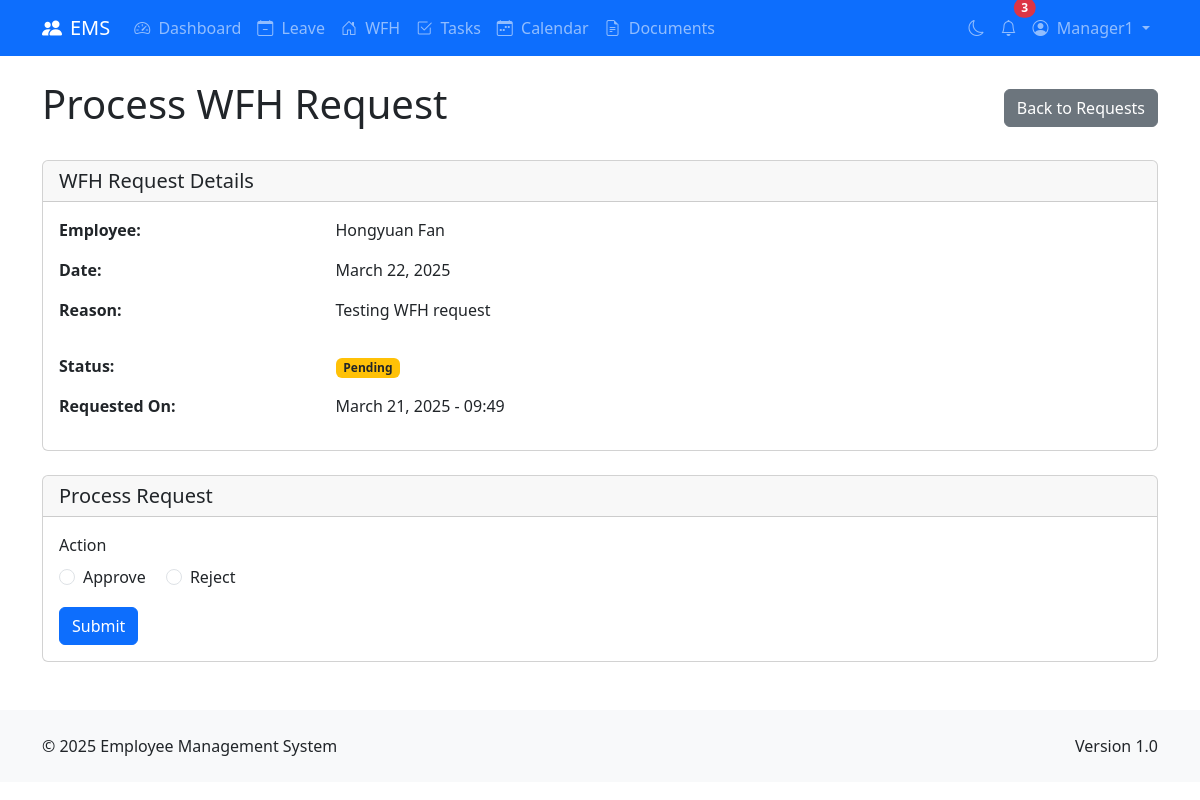
The app's page /wfh/process/1/ (signed in) with its own data.
### accounts/models.py (models this page shows, shortened)
class CustomUser(AbstractUser):
    EMPLOYEE = 'employee'
    MANAGER = 'manager'
    HR = 'hr'
    ADMIN = 'admin'
    USER_TYPES = [
        (EMPLOYEE, 'Employee'),
        (MANAGER, 'Manager'),
        (HR, 'HR'),
        (ADMIN, 'Admin'),
    ]
    IT = 'it'
    HR_DEPT = 'hr'
    FINANCE = 'finance'
    MARKETING = 'marketing'
    SALES = 'sales'
    OPERATIONS = 'operations'
    CUSTOMER_SERVICE = 'customer_service'
    RESEARCH = 'research'
    DEPARTMENTS = [
        (IT, 'Information Technology'),
        (HR_DEPT, 'Human Resources'),
        (FINANCE, 'Finance'),
        (MARKETING, 'Marketing'),
        (SALES, 'Sales'),
        (OPERATIONS, 'Operations'),
        (CUSTOMER_SERVICE, 'Customer Service'),
        (RESEARCH, 'Research & Development'),
    ]
    user_type = models.CharField(max_length=20, choices=USER_TYPES, default=EMPLOYEE)
    department = models.CharField(max_length=20, choices=DEPARTMENTS, null=True, blank=True)
    phone_number = models.CharField(max_length=20, blank=True)
    address = models.TextField(blank=True)
    emergency_contact = models.CharField(max_length=100, blank=True)
    date_of_birth = models.DateField(null=True, blank=True)
    hire_date = models.DateField(null=True, blank=True)
    profile_picture = models.ImageField(upload_to=profile_picture_upload_path, null=True, blank=True)
    manager = models.ForeignKey(
        'self',
        on_delete=models.SET_NULL,
        null=True,
        blank=True,
        related_name='managed_employees'
    )
    def is_manager_or_above(self):
        return self.user_type in [self.MANAGER, self.HR, self.ADMIN]

### wfh_system/models.py (models this page shows, shortened)
class WFHRequest(models.Model):
    PENDING = 'pending'
    APPROVED = 'approved'
    REJECTED = 'rejected'
    CANCELLED = 'cancelled'
    STATUS_CHOICES = [
        (PENDING, 'Pending'),
        (APPROVED, 'Approved'),
        (REJECTED, 'Rejected'),
        (CANCELLED, 'Cancelled'),
    ]
    user = models.ForeignKey(
        settings.AUTH_USER_MODEL,
        on_delete=models.CASCADE,
        related_name='wfh_requests'
    )
    date = models.DateField()
    reason = models.TextField()
    status = models.CharField(max_length=20, choices=STATUS_CHOICES, default=PENDING)
    processed_by = models.ForeignKey(
        settings.AUTH_USER_MODEL,
        on_delete=models.SET_NULL,
        null=True,
        blank=True,
        related_name='wfh_requests_processed'
    )
    processed_at = models.DateTimeField(null=True, blank=True)
    rejection_reason = models.TextField(blank=True)
    created_at = models.DateTimeField(auto_now_add=True)
    class Meta:
        ordering = ['-created_at']
        unique_together = ['user', 'date']

### wfh_system/views.py (the view)
# urls.py: path('process/<int:pk>/', views.wfh_request_process, name='wfh_request_process'),
@login_required
def wfh_request_process(request, pk):
    if not request.user.is_manager_or_above():
        messages.error(request, 'You do not have permission to access this page.')
        return redirect('dashboard')
    wfh_request = get_object_or_404(WFHRequest, pk=pk)
    if wfh_request.user.manager != request.user and not request.user.is_hr_or_admin():
        messages.error(request, 'You can only process WFH requests for your team members.')
        return redirect('wfh_request_process_list')
    if request.method == 'POST':
        form = WFHRequestProcessForm(request.POST)
        if form.is_valid():
            action = form.cleaned_data['action']
            if action == 'approved':
                wfh_request.approve(request.user)
                messages.success(request, 'WFH request approved successfully!')
            else:
                rejection_reason = form.cleaned_data['rejection_reason']
                wfh_request.reject(request.user, rejection_reason)
                messages.success(request, 'WFH request rejected successfully!')
            return redirect('wfh_request_process_list')
    else:
        form = WFHRequestProcessForm()
    return render(request, 'wfh_system/wfh_request_process.html', {
        'form': form,
        'wfh_request': wfh_request
    })

### wfh_system/forms.py (shortened to what this page needs)
class WFHRequestProcessForm(forms.Form):
    APPROVE = 'approved'
    REJECT = 'rejected'
    ACTIONS = [
        (APPROVE, 'Approve'),
        (REJECT, 'Reject'),
    ]
    action = forms.ChoiceField(choices=ACTIONS, widget=forms.RadioSelect(attrs={'class': 'form-check-input'}))
    rejection_reason = forms.CharField(
        widget=forms.Textarea(attrs={'rows': 3, 'class': 'form-control'}),
        required=False
    )

### wfh_system/templates/wfh_system/wfh_request_process.html (shortened to what this page needs)
{% extends 'base.html' %}
{% block content %}
<div class="container mt-4">
    <div class="d-flex justify-content-between align-items-center mb-4">
        <h1>Process WFH Request</h1>
        <div>
            <a href="{% url 'wfh_request_process_list' %}" class="btn btn-secondary">Back to Requests</a>
        </div>
    </div>
    <div class="card mb-4">
        <div class="card-header">
            <h5 class="mb-0">WFH Request Details</h5>
        </div>
        <div class="card-body">
            <div class="row mb-3">
                <div class="col-md-3 fw-bold">Employee:</div>
                <div class="col-md-9">{{ wfh_request.user.get_full_name }}</div>
            </div>
            <div class="row mb-3">
                <div class="col-md-3 fw-bold">Date:</div>
                <div class="col-md-9">{{ wfh_request.date|date:"F d, Y" }}</div>
            </div>
            <div class="row mb-3">
                <div class="col-md-3 fw-bold">Reason:</div>
                <div class="col-md-9">{{ wfh_request.reason|linebreaks }}</div>
            </div>
            <div class="row mb-3">
                <div class="col-md-3 fw-bold">Status:</div>
                <div class="col-md-9">
                    {% if wfh_request.status == 'pending' %}
                        <span class="badge bg-warning text-dark">Pending</span>
                    {% elif wfh_request.status == 'approved' %}
                        <span class="badge bg-success">Approved</span>
                    {% else %}
                        <span class="badge bg-danger">Rejected</span>
                    {% endif %}
                </div>
            </div>
            <div class="row mb-3">
                <div class="col-md-3 fw-bold">Requested On:</div>
                <div class="col-md-9">{{ wfh_request.created_at|date:"F d, Y - H:i" }}</div>
            </div>
        </div>
    </div>
    <div class="card">
        <div class="card-header">
            <h5 class="mb-0">Process Request</h5>
        </div>
        <div class="card-body">
            <form method="post">
                <div class="mb-3">
                    <label class="form-label">Action</label>
                    <div>
                        <div class="form-check form-check-inline">
                            <input class="form-check-input" type="radio" name="{{ form.action.name }}" id="action_approve" value="approved" required>
                            <label class="form-check-label" for="action_approve">Approve</label>
                        </div>
                        <div class="form-check form-check-inline">
                            <input class="form-check-input" type="radio" name="{{ form.action.name }}" id="action_reject" value="rejected" required>
                            <label class="form-check-label" for="action_reject">Reject</label>
                        </div>
                    </div>
                </div>
                <button type="submit" class="btn btn-primary">Submit</button>
            </form>
        </div>
    </div>
</div>
{% endblock %}

### templates/base.html (shortened to what this page needs)
<!DOCTYPE html>
<html lang="en">
<head>
    <link href="https://cdn.jsdelivr.net/npm/bootstrap@5.3.0/dist/css/bootstrap.min.css" rel="stylesheet">
    <link rel="stylesheet" href="https://cdn.jsdelivr.net/npm/bootstrap-icons@1.10.0/font/bootstrap-icons.css">
</head>
<body>
    {% if user.is_authenticated %}
    <nav class="navbar navbar-expand-lg navbar-dark bg-primary">
        <div class="container">
            <a class="navbar-brand" href="{% url 'dashboard' %}">
                <i class="bi bi-people-fill me-2"></i>EMS
            </a>
            <div class="collapse navbar-collapse" id="navbarNav">
                <ul class="navbar-nav me-auto">
                    <li class="nav-item">
                        <a class="nav-link" href="{% url 'dashboard' %}">
                            <i class="bi bi-speedometer2 me-1"></i> Dashboard
                        </a>
                    </li>
                    <li class="nav-item">
                        <a class="nav-link" href="{% url 'leave_request_list' %}">
                            <i class="bi bi-calendar-minus me-1"></i> Leave
                        </a>
                    </li>
                    <li class="nav-item">
                        <a class="nav-link" href="{% url 'wfh_request_list' %}">
                            <i class="bi bi-house-door me-1"></i> WFH
                        </a>
                    </li>
                    <li class="nav-item">
                        <a class="nav-link" href="{% url 'task_list' %}">
                            <i class="bi bi-check2-square me-1"></i> Tasks
                        </a>
                    </li>
                    <li class="nav-item">
                        <a class="nav-link" href="{% url 'calendar_view' %}">
                            <i class="bi bi-calendar-week me-1"></i> Calendar
                        </a>
                    </li>
                    <li class="nav-item">
                        <a class="nav-link" href="{% url 'document_list' %}">
                            <i class="bi bi-file-earmark-text me-1"></i> Documents
                        </a>
                    </li>
                </ul>
                <ul class="navbar-nav">
                    <li class="nav-item">
                        <a class="nav-link" href="#" id="dark-mode-toggle">
                            <i class="bi bi-moon" id="dark-mode-icon"></i>
                        </a>
                    </li>
                    <li class="nav-item">
                        <a class="nav-link position-relative" href="#">
                            <i class="bi bi-bell"></i>
                            <span class="position-absolute top-0 start-100 translate-middle badge rounded-pill bg-danger notification-badge" id="notification-badge">
                                3
                            </span>
                        </a>
                    </li>
                    <li class="nav-item dropdown">
                        <a class="nav-link dropdown-toggle" href="#" id="navbarDropdown" role="button" data-bs-toggle="dropdown" aria-expanded="false">
                            {% if user.profile_picture %}
                                <img src="{{ user.profile_picture.url }}" alt="Profile" class="rounded-circle me-1" style="width: 24px; height: 24px; object-fit: cover;">
                            {% else %}
                                <i class="bi bi-person-circle me-1"></i>
                            {% endif %}
                            {{ user.get_full_name|default:user.username }}
                        </a>
                    </li>
                </ul>
            </div>
        </div>
    </nav>
    {% endif %}
    {% block content %}{% endblock %}
    <footer class="bg-light py-4 mt-5">
        <div class="container">
            <div class="row">
                <div class="col-md-6">
                    <p class="mb-0">&copy; 2025 Employee Management System</p>
                </div>
                <div class="col-md-6 text-md-end">
                    <p class="mb-0">Version 1.0</p>
                </div>
            </div>
        </div>
    </footer>
</body>
</html>

### records on screen
CustomUser: get_full_name "Manager1"
WFHRequest: user.get_full_name "Hongyuan Fan", date "March 22, 2025", reason "Testing WFH request", created_at "March 21, 2025 - 09:49"
